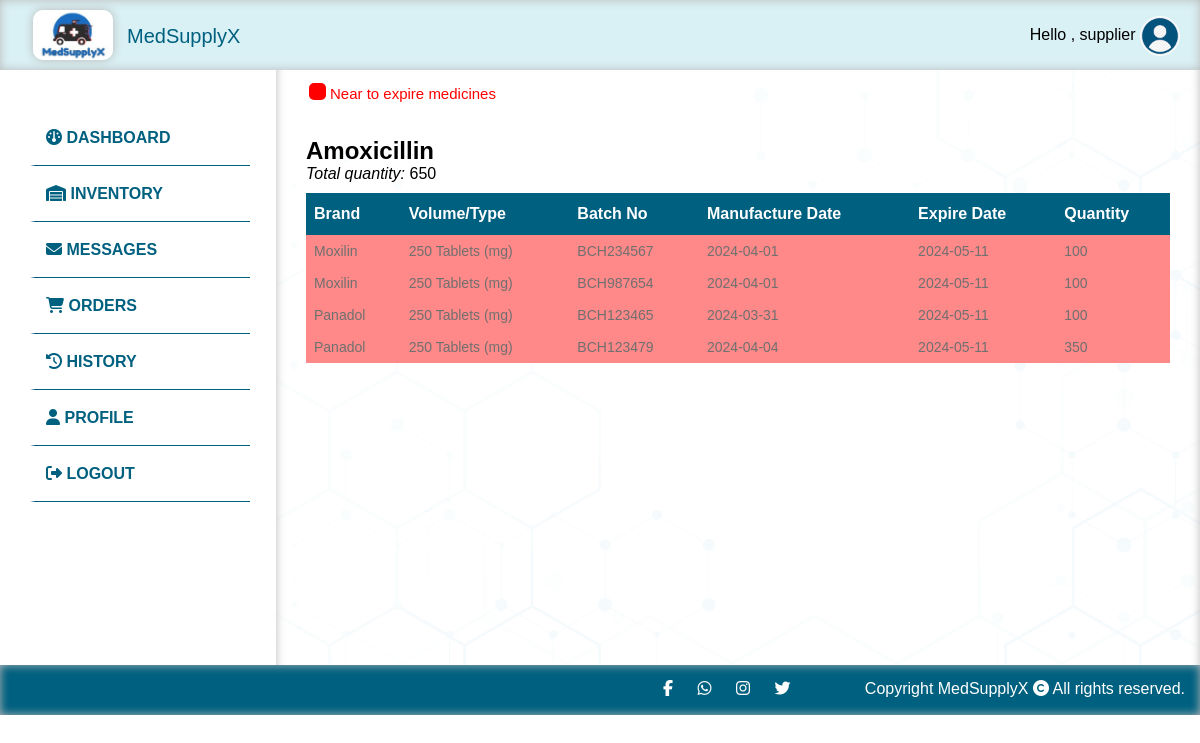
The page /suppliers/viewinventory/27 (signed in) on the database its author committed.
### tables this page shows
CREATE TABLE `supplierinventory` (
  `id` int(11) NOT NULL,
  `medicineId` int(11) NOT NULL,
  `medicineName` varchar(100) NOT NULL,
  `brand` varchar(50) NOT NULL,
  `category` varchar(50) NOT NULL,
  `volume` int(11) NOT NULL,
  `type` varchar(50) NOT NULL,
  `batchNo` varchar(50) NOT NULL,
  `quantity` int(11) NOT NULL,
  `manufactureDate` date NOT NULL,
  `expireDate` date NOT NULL,
  `supplierId` int(11) NOT NULL
);

### app/controllers/Suppliers.php (called while the page is built, shortened)
<?php
class Suppliers extends Controller
{
    public $supplierModel;
    public function __construct()
    {
        $this->supplierModel = $this->model('Supplier');
    }
    public function viewinventory($id)
    {
        $data = [
            'samemedicineinventory' => $this->supplierModel->getSameMedicineInventory($id)
        ];
        $this->view('supplier/viewinventory', $data);
    }
}

### app/libraries/Core.php (called while the page is built, shortened)
<?php
    class Core {
        protected $currentMethod = 'index';
        public function __construct() {
            $url = $this->getUrl();
            if(isset($url[0])){
            if(file_exists('../app/controllers/' . ucwords($url[0]) . '.php')) {
                unset($url[0]);
            }
        }
            $this->currentController = new $this->currentController;
            if(isset($url[1])) {
                if(method_exists($this->currentController, $url[1])) {
                    $this->currentMethod = $url[1];
                    unset($url[1]);
                }
            }
            $this->params = $url ? array_values($url) : [];
            call_user_func_array([$this->currentController, $this->currentMethod], $this->params);
      }
       public function getUrl() {
           if(isset($_GET['url'])) {
               $url = rtrim($_GET['url'], '/');
               $url = filter_var($url, FILTER_SANITIZE_URL);
               $url = explode('/', $url);
               return $url;
           }
       }
    }
    ?>

### public/index.php (called while the page is built, shortened)
<?php
    $init = new Core;
?>

### app/libraries/Database.php (called while the page is built, shortened)
<?php
class Database {
    private $host = DB_HOST;
    private $user = DB_USER;
    private $pass = DB_PASS;
    private $dbname= DB_NAME;
    private $dbh;
    private $stmt;
    public function __construct(){
        $dsn = 'mysql:host=' . $this->host . ';dbname=' . $this->dbname;
        $options = array(
            PDO::ATTR_PERSISTENT => true,
            PDO::ATTR_ERRMODE => PDO::ERRMODE_EXCEPTION
        );
        try{
            $this->dbh = new PDO($dsn, $this->user, $this->pass, $options);
        } catch(PDOException $e){
            $this->error = $e->getMessage();
            echo $this->error;
        }
    }
    public function query($sql){
        $this->stmt = $this->dbh->prepare($sql);
    }
    public function bind($param, $value, $type = null){
        if(is_null($type)){
            switch(true){
                case is_int($value):
                    $type = PDO::PARAM_INT;
                    break;
                default:
                    $type = PDO::PARAM_STR;
            }
        }
        $this->stmt->bindValue($param, $value, $type);
    }
    public function execute(){
        return $this->stmt->execute();
    }
    public function resultSet(){
        $this->execute();
        return $this->stmt->fetchAll(PDO::FETCH_OBJ);
    }
}

### app/models/Supplier.php (called while the page is built, shortened)
<?php
class Supplier
{
    private $db;
    public function __construct()
    {
        $this->db = new Database;
    }
    public function getSameMedicineInventory($id) {
        $this->db->query('SELECT * FROM supplierinventory WHERE medicineId = :medicineId AND supplierId = :supplierId AND quantity > 0 ORDER BY brand ASC');
        $this->db->bind(':medicineId', $id);
        $this->db->bind(':supplierId', $_SESSION['USER_DATA']['id']);
        $results = $this->db->resultSet();
        return $results;
    }
}

### app/views/supplier/viewinventory.php (the view, shortened to what this page needs)
<!DOCTYPE html>
<html lang="en">
<head>
  <link rel="stylesheet" href="<?php echo URLROOT ?>/public/css/style.css">
</head>
<body>
  <?php require APPROOT . '/views/inc/header.php'; ?>
  <?php require APPROOT . '/views/inc/supplier_sidebar.php'; ?>
  <div class="content">
 <table>
  <tr>
     <td> <div class="red-rectangle"></div> </td>
     <td>  <div class="importantMessage"> Near to expire medicines </div></td>
    </tr>
  </table>
  <div class="middlespace"></div>
    <h2>
      <div class="anim">
        <?php if (isset($data['samemedicineinventory'][0])) : ?>
          <?php echo $data['samemedicineinventory'][0]->medicineName; ?>
        <?php endif; ?>
      </div>
        </h2>
      <i> Total quantity: </i>
       <?php
        $totalQuantity = 0;
        foreach ($data['samemedicineinventory'] as $samemedicineinventory) {
          $totalQuantity += $samemedicineinventory->quantity;
        }
        echo $totalQuantity;
      ?>
    <div class="anim">
      <table class="customers">
        <tr>
          <th> Brand </th>
          <th> Volume/Type </th>
          <th> Batch No </th>
          <th> Manufacture Date </th>
          <th> Expire Date </th>
          <th> Quantity </th>
        </tr>
        <?php foreach ($data['samemedicineinventory'] as $samemedicineinventory) : ?>
          <tr>
            <td> <?php echo $samemedicineinventory->brand ?> </td>
            <td> <?php echo $samemedicineinventory->volume ?>
              <?php echo $samemedicineinventory->type ?> </td>
            <td> <?php echo $samemedicineinventory->batchNo ?> </td>
            <td> <?php echo $samemedicineinventory->manufactureDate ?> </td>
            <td> <?php echo $samemedicineinventory->expireDate ?> </td>
            <td> <?php echo $samemedicineinventory->quantity ?> </td>
          </tr>
        <?php endforeach; ?>
      </table>
    </div>
  </div>
  </div>
  <?php require APPROOT . '/views/inc/footer.php'; ?>
</body>
</html>

### public/css/style.css (style rules this page uses)
* { box-sizing: border-box; margin: 0; }
body { font-family:Arial, Helvetica, sans-serif; min-height: 100vh; }
.content { background: rgb(255,255,255); background: linear-gradient(90deg, rgba(255,255,255,1) 0%, rgb(235, 252, 255) 100%); padding: 30px; flex: 1; margin-top: 50px; background-repeat: no-repeat; background-size: cover; box-shadow: 0px 10px 10px rgb(185, 185, 185) inset; background-image: url(../img/background.png); }
.anim { animation: 2s anim-lineUp ease-out; }
.customers { font-family: Arial, Helvetica, sans-serif; border-collapse: collapse; width: 100%; margin-top: 10px; }
.customers td, .customers th { border: 0px solid #ddd; padding: 8px; color:#707070; }
.customers td { font-size: 14px; }
.customers tr:nth-child(even) { background-color: #f2f2f2; }
.customers th { padding-top: 12px; padding-bottom: 12px; text-align: left; background-color: #00607F; color: white; }
.middlespace { height:30px; }
.importantMessage { color: red; font-size: 15px; }
.red-rectangle { background-color: red; width: 17px; height: 17px; border-radius: 5px; text-align: center; color: white; font-weight: bold; padding-top: 5px; display: inline-block; margin:auto; }

### rows shown on the page
supplierinventory: medicineName "Amoxicillin", brand "Moxilin", volume "250", type "Tablets (mg)", batchNo "BCH234567", manufactureDate "2024-04-01", expireDate "2024-05-11", quantity "100"
supplierinventory: brand "Moxilin", volume "250", type "Tablets (mg)", batchNo "BCH987654", manufactureDate "2024-04-01", expireDate "2024-05-11", quantity "100"
supplierinventory: brand "Panadol", volume "250", type "Tablets (mg)", batchNo "BCH123465", manufactureDate "2024-03-31", expireDate "2024-05-11", quantity "100"
supplierinventory: brand "Panadol", volume "250", type "Tablets (mg)", batchNo "BCH123479", manufactureDate "2024-04-04", expireDate "2024-05-11", quantity "350"

### other values the page prints
$_SESSION['USER_DATA']['name'] "supplier"
$totalQuantity "650"
